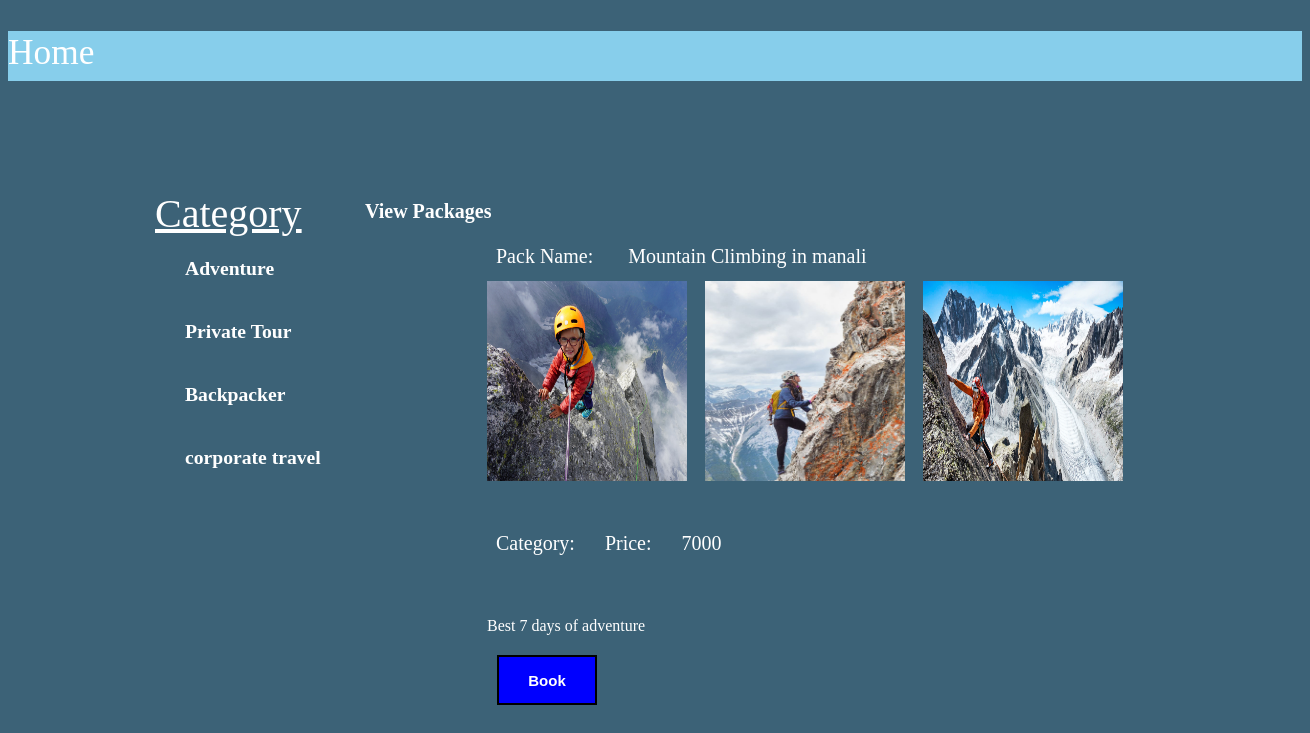
The app's page /detail.php?pid=4 with its own data.
### tables this page shows
CREATE TABLE `category` (
  `Cat_id` int(11) NOT NULL,
  `Cat_name` varchar(1000) NOT NULL
);

CREATE TABLE `package` (
  `Packid` int(11) NOT NULL,
  `Packname` varchar(100) NOT NULL,
  `Category` int(11) NOT NULL,
  `Subcategory` varchar(200) NOT NULL,
  `Packprice` int(11) NOT NULL,
  `Pic1` varchar(800) NOT NULL,
  `Pic2` varchar(800) NOT NULL,
  `Pic3` varchar(800) NOT NULL,
  `Detail` varchar(500) NOT NULL
);

### detail.php (the view, shortened to what this page needs)
<!DOCTYPE html>
<html>
<head>
</head>
<body>
    <a href="index.php">
    <header>Home <br>
    </header></a>
<?php include('function.php'); ?>
<br>
<br>
<br>
<div style="height:50px"></div>
<div style="width:1000px; margin:auto"  >
<div style="width:200px; font-size:18px; color:#09F; float:left">
<table cellpadding="0" cellspacing="0" width="1000px" >
<tr><td style="font-size:40px; color:white;text-decoration:underline;">Category</td></tr>
<?php
$s="select * from category";
$result=mysqli_query($cn,$s);
while($data=mysqli_fetch_array($result))
{
        echo "<tr><td style=' padding:20px;color:black;text-decoration:none;font-weight:900;'><a href='subcat.php?catid=$data[0]'>$data[1]</a></td></tr>";
}
?>
</table>
</div>
<div style="width:800px; float:left">
<table cellpadding="0px" cellspacing="0" width="1000px" >
<tr><td class="headingText" style="font-size:20px; color: white; font-weight:900;padding:10px">View Packages</td></tr>
<tr><td class="paraText" width="900px">
<table cellpadding="0" cellspacing="0" width="900px" border="0">
<tr>
<td>
<table border="0" width="600px" height="400px" align="center" >
<?php
$s="select * from package,category where package.category=category.cat_id and  package.packid='" . $_GET["pid"] ."'";
$result=mysqli_query($cn,$s);
$data=mysqli_fetch_array($result);
?>
<tr><td colspan="3" style="font-size:20px;padding:10px;"><span class="middletext">Pack Name:</span>&nbsp;&nbsp;&nbsp;&nbsp;&nbsp;&nbsp;
<?php echo $data[1];?></td></tr>
<tr><td class="middletext"><img src="Admin/packimages/<?php echo $data[5];?>" width="200px" height="200px"  /></td>
<td class="middletext" style="padding-left:15px"><img src="Admin/packimages/
<?php echo $data[6];?>" width="200px" height="200px"  /></td>
<td class="middletext" style="padding-left:15px"><img src="Admin/packimages/
<?php echo $data[7];?>" width="200px" height="200px"  /></td>
</tr>
<tr><td  colspan="3" height="90px" style="font-size:20px;padding:10px;"><span class="middletext">Category:</span>&nbsp;&nbsp;&nbsp;&nbsp;&nbsp;
   <span class="middletext">Price:</span>&nbsp;&nbsp;&nbsp;&nbsp;&nbsp;
  <?php echo $data[4];?>
</td></tr>
<tr><td colspan="3"v><p><?php echo $data[8];?></p></td></tr>
<tr><td align="left" colspan="3" height="50px"
><a href="booking.php?pid=<?php echo $data[0];   ?>"><input style="height:50px;width:100px;border:2px solid black;border-radious:10px;color:white;background-color:blue;font-size:15px;font-weight:900;"type="button" value="Book" name="sbmt" /></a></td></tr>
</table>
</td>
</tr>
</table>
</td></tr>
</table>
</div>
</div>
</body>
</html>

### detail.php (style rules this page uses)
body { background-color: rgb(60, 98,119); }
a { text-decoration: none; color: white; font-size: 1.5vw; padding: 10px; margin-top:10px; }
td tr { color: white; }
header { height: 50px; background-color: skyblue ; color: white; font-size: 2.7vw; }

### records on screen
category: Cat_name "Adventure"
category: Cat_name "Private Tour"
category: Cat_name "Backpacker"
category: Cat_name "corporate travel"
package: Packname "Mountain Climbing in manali", Pic1 (picture), Pic2 (picture), Pic3 (picture), Packprice "7000", Detail "Best 7 days of adventure"
